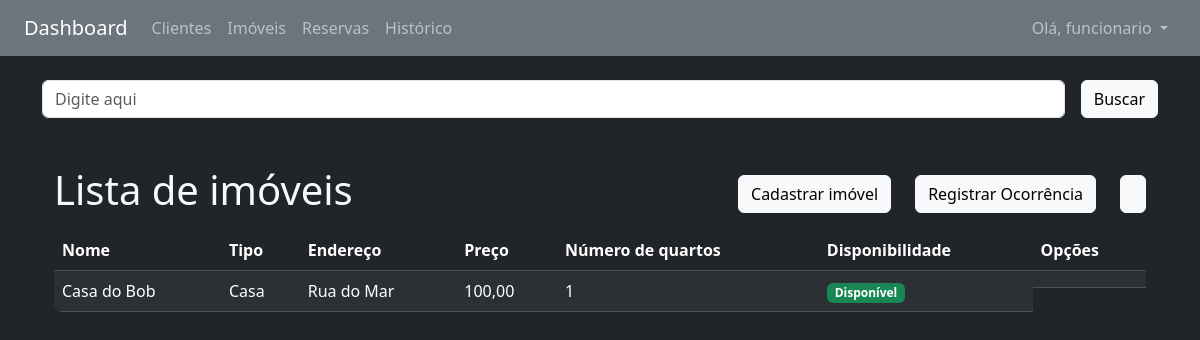
Before: /imoveis/nome/ (signed in) with the older database file.
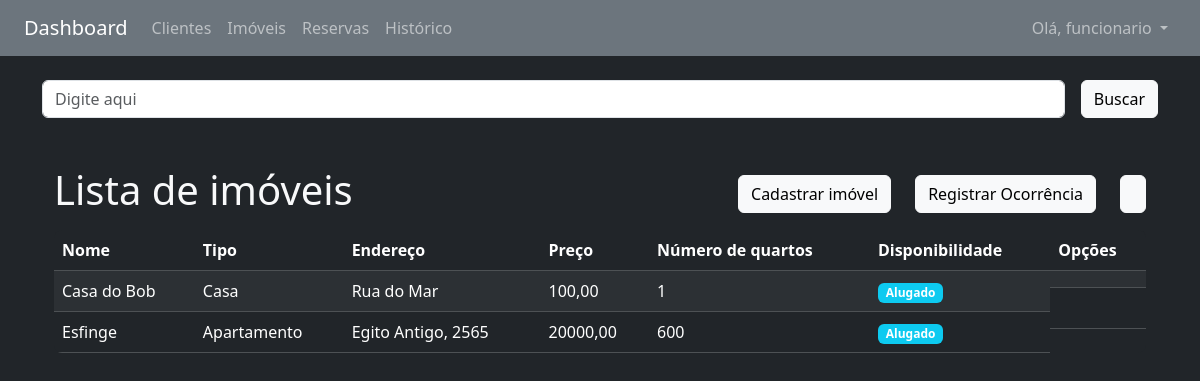
After: the same page with the newer database file.
### imoveis/models.py (models this page shows, shortened)
class Imovel(models.Model):
    TIPO_CHOICES = [
        ('AP', 'Apartamento'),
        ('CA', 'Casa'),
        ('SC', 'Sala Comercial'),
    ]
    tipo = models.CharField(max_length=2, choices=TIPO_CHOICES)
    nome = models.CharField(max_length=100)
    endereco = models.CharField(max_length=255)
    preco = models.DecimalField(max_digits=10, decimal_places=2)
    qtyQuartos = models.IntegerField()
    foto = StdImageField(
        upload_to='fotos/imoveis',
        variations={'thumb': (150, 150), 'medium': (300, 300)},
        blank=True,
        null=True
    )
    disponibilidade = models.BooleanField(default=True)
    ativo = models.BooleanField(default=True)

### imoveis/views.py (the view)
# urls.py: path('imoveis/', include('imoveis.urls')),
@login_required
def imoveis(request, campo):
    query = request.GET.get('busca', '')
    if campo == 'nome' and query:
        imoveis = Imovel.objects.filter(nome__icontains=query)
    else:
        imoveis = Imovel.objects.filter()
    if campo:
        campo_ordenacao = ORDENACAO_IMOVEIS_LOOKUP.get(campo)
        imoveis = imoveis.order_by(campo_ordenacao)
    dados = {'imoveis': imoveis, 'ativos': True, 'query': query}
    return render(request, 'imoveis/lista.html', dados)

### imoveis/templates/imoveis/lista.html (shortened to what this page needs)
{% extends 'base.html' %}
{% load heroicons %}
{% block content %}
{% include 'partials/_busca.html' %}
<div class="container-sm mt-5 d-flex justify-content-between align-items-center">
    <h1 class="h1">Lista de imóveis</h1>
    <div class="d-flex gap-4">
        <a href="{% url 'imoveis:cadastrar' %}" class="btn btn-light">
            {% heroicon_outline "key" %} Cadastrar imóvel
        </a>
        <a href="{% url 'ocorrencias:registrar' %}" class="btn btn-light">Registrar Ocorrência</a>
        <a href="{% url 'imoveis:lista_filtro' %}" class="btn btn-light">{% heroicon_outline "funnel" %}</a>
    </div>
</div>
<div class="container-sm mt-2">
    <div class="bg-dark rounded-3 overflow-hidden">
        <table cellpadding="5" cellspacing="1" class="table table-dark table-striped mb-0">
            <thead>
                <tr>
                    <th>Nome</th>
                    <th>Tipo</th>
                    <th>Endereço</th>
                    <th>Preço</th>
                    <th>Número de quartos</th>
                    <th>Disponibilidade</th>
                    <th>Opções</th>
                </tr>
            </thead>
            <tbody>
                {% for imovel in imoveis %}
                <tr>
                    <td>{{ imovel.nome }}</td>
                    <td>{{ imovel.get_tipo_display }}</td>
                    <td>{{ imovel.endereco }}</td>
                    <td>{{ imovel.preco }}</td>
                    <td>{{ imovel.qtyQuartos }}</td>
                    <td>
                        {% if imovel.disponibilidade %}
                        <strong class="badge bg-success">Disponível</strong>
                        {% else %}
                        <strong class="badge bg-info">Alugado</strong>
                        {% endif %}
                    </td>
                    <td class="d-flex gap-2 align-items-center">
                    </td>
                </tr>
                {% empty %}
                <tr>
                    <td colspan="6">Nenhum imóvel cadastrado.</td>
                </tr>
                {% endfor %}
            </tbody>
        </table>
    </div>
</div>
{% endblock %}

Changed rows visible on the page:
changed Imovel "Casa do Bob": disponibilidade "Disponível" → "Alugado"
added Imovel: nome "Esfinge", tipo "Apartamento", endereco "Egito Antigo, 2565", preco "20000,00", qtyQuartos "600", disponibilidade "Alugado"
